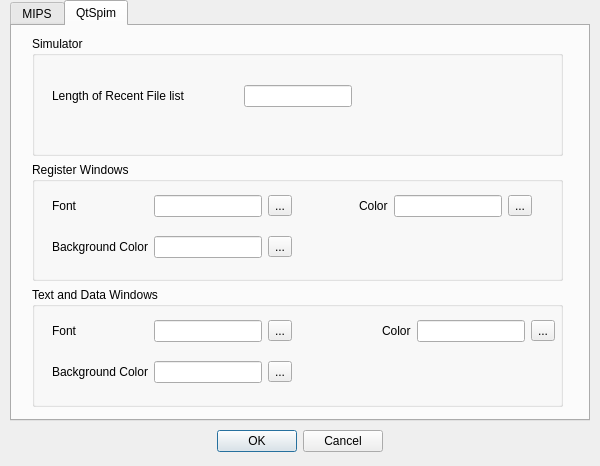
<?xml version="1.0" encoding="UTF-8"?>

<!--
   SPIM S20 MIPS simulator.
   Terminal interface for SPIM simulator.

   Copyright (c) 1990-2010, James R. Larus.
   All rights reserved.

   Redistribution and use in source and binary forms, with or without modification,
   are permitted provided that the following conditions are met:

   Redistributions of source code must retain the above copyright notice,
   this list of conditions and the following disclaimer.

   Redistributions in binary form must reproduce the above copyright notice,
   this list of conditions and the following disclaimer in the documentation and/or
   other materials provided with the distribution.

   Neither the name of the James R. Larus nor the names of its contributors may be
   used to endorse or promote products derived from this software without specific
   prior written permission.

   THIS SOFTWARE IS PROVIDED BY THE COPYRIGHT HOLDERS AND CONTRIBUTORS "AS IS"
   AND ANY EXPRESS OR IMPLIED WARRANTIES, INCLUDING, BUT NOT LIMITED TO, THE
   IMPLIED WARRANTIES OF MERCHANTABILITY AND FITNESS FOR A PARTICULAR PURPOSE
   ARE DISCLAIMED. IN NO EVENT SHALL THE COPYRIGHT HOLDER OR CONTRIBUTORS BE
   LIABLE FOR ANY DIRECT, INDIRECT, INCIDENTAL, SPECIAL, EXEMPLARY, OR
   CONSEQUENTIAL DAMAGES (INCLUDING, BUT NOT LIMITED TO, PROCUREMENT OF SUBSTITUTE
   GOODS OR SERVICES; LOSS OF USE, DATA, OR PROFITS; OR BUSINESS INTERRUPTION)
   HOWEVER CAUSED AND ON ANY THEORY OF LIABILITY, WHETHER IN CONTRACT, STRICT
   LIABILITY, OR TORT (INCLUDING NEGLIGENCE OR OTHERWISE) ARISING IN ANY WAY
   OUT OF THE USE OF THIS SOFTWARE, EVEN IF ADVISED OF THE POSSIBILITY OF SUCH DAMAGE.
-->


<ui version="4.0">
 <class>SettingDialog</class>
 <widget class="QDialog" name="SettingDialog">
  <property name="geometry">
   <rect>
    <x>0</x>
    <y>0</y>
    <width>600</width>
    <height>466</height>
   </rect>
  </property>
  <property name="windowTitle">
   <string>QtSpim Settings</string>
  </property>
  <widget class="QTabWidget" name="tabWidget">
   <property name="geometry">
    <rect>
     <x>10</x>
     <y>0</y>
     <width>580</width>
     <height>421</height>
    </rect>
   </property>
   <property name="currentIndex">
    <number>1</number>
   </property>
   <widget class="QWidget" name="tab">
    <attribute name="title">
     <string>MIPS</string>
    </attribute>
    <widget class="QWidget" name="gridLayoutWidget">
     <property name="geometry">
      <rect>
       <x>20</x>
       <y>10</y>
       <width>531</width>
       <height>371</height>
      </rect>
     </property>
     <layout class="QGridLayout" name="gridLayout">
      <item row="1" column="0">
       <widget class="QGroupBox" name="groupBox_3">
        <property name="title">
         <string>Exception Handler</string>
        </property>
        <widget class="QWidget" name="gridLayoutWidget_3">
         <property name="geometry">
          <rect>
           <x>20</x>
           <y>20</y>
           <width>491</width>
           <height>61</height>
          </rect>
         </property>
         <layout class="QGridLayout" name="gridLayout_3">
          <item row="0" column="0">
           <widget class="QCheckBox" name="loadExceptionHandlerCheckBox">
            <property name="sizePolicy">
             <sizepolicy hsizetype="Fixed" vsizetype="Fixed">
              <horstretch>0</horstretch>
              <verstretch>0</verstretch>
             </sizepolicy>
            </property>
            <property name="text">
             <string>Load Exception Handler</string>
            </property>
           </widget>
          </item>
          <item row="0" column="2">
           <widget class="QLabel" name="label_2">
            <property name="sizePolicy">
             <sizepolicy hsizetype="Fixed" vsizetype="Fixed">
              <horstretch>0</horstretch>
              <verstretch>0</verstretch>
             </sizepolicy>
            </property>
            <property name="text">
             <string>File</string>
            </property>
           </widget>
          </item>
          <item row="0" column="4">
           <widget class="QToolButton" name="exceptionHandlerToolButton">
            <property name="text">
             <string>...</string>
            </property>
           </widget>
          </item>
          <item row="0" column="3">
           <widget class="QLineEdit" name="exceptionHandlerLineEdit">
            <property name="sizePolicy">
             <sizepolicy hsizetype="Fixed" vsizetype="Fixed">
              <horstretch>0</horstretch>
              <verstretch>0</verstretch>
             </sizepolicy>
            </property>
           </widget>
          </item>
          <item row="0" column="1">
           <spacer name="horizontalSpacer_3">
            <property name="orientation">
             <enum>Qt::Horizontal</enum>
            </property>
            <property name="sizeHint" stdset="0">
             <size>
              <width>40</width>
              <height>20</height>
             </size>
            </property>
           </spacer>
          </item>
         </layout>
        </widget>
       </widget>
      </item>
      <item row="0" column="0">
       <widget class="QGroupBox" name="groupBox_2">
        <property name="title">
         <string>MIPS Simulation Settings</string>
        </property>
        <widget class="QWidget" name="gridLayoutWidget_2">
         <property name="geometry">
          <rect>
           <x>20</x>
           <y>30</y>
           <width>491</width>
           <height>88</height>
          </rect>
         </property>
         <layout class="QGridLayout" name="gridLayout_2">
          <item row="0" column="0">
           <widget class="settableCheckBox" name="bareMachineCheckBox">
            <property name="text">
             <string>Bare Machine</string>
            </property>
           </widget>
          </item>
          <item row="1" column="0">
           <widget class="settableCheckBox" name="delayedBranchCheckBox">
            <property name="text">
             <string>Enable Delayed Branches</string>
            </property>
           </widget>
          </item>
          <item row="1" column="1">
           <widget class="settableCheckBox" name="delayedLoadCheckBox">
            <property name="text">
             <string>Enable Delayed Loads</string>
            </property>
           </widget>
          </item>
          <item row="2" column="0">
           <widget class="QCheckBox" name="mappedIOCheckBox">
            <property name="text">
             <string>Enable Mapped IO</string>
            </property>
           </widget>
          </item>
          <item row="0" column="1">
           <widget class="settableCheckBox" name="pseudoInstCheckBox">
            <property name="text">
             <string>Accept Pseudo Instructions</string>
            </property>
           </widget>
          </item>
         </layout>
        </widget>
        <widget class="QPushButton" name="simplePushButton">
         <property name="geometry">
          <rect>
           <x>120</x>
           <y>140</y>
           <width>100</width>
           <height>23</height>
          </rect>
         </property>
         <property name="text">
          <string>Simple Machine</string>
         </property>
        </widget>
        <widget class="QPushButton" name="barePushButton">
         <property name="geometry">
          <rect>
           <x>300</x>
           <y>140</y>
           <width>100</width>
           <height>23</height>
          </rect>
         </property>
         <property name="text">
          <string>Bare Machine</string>
         </property>
        </widget>
       </widget>
      </item>
     </layout>
    </widget>
   </widget>
   <widget class="QWidget" name="tab_2">
    <attribute name="title">
     <string>QtSpim</string>
    </attribute>
    <widget class="QWidget" name="verticalLayoutWidget">
     <property name="geometry">
      <rect>
       <x>20</x>
       <y>10</y>
       <width>531</width>
       <height>371</height>
      </rect>
     </property>
     <layout class="QVBoxLayout" name="verticalLayout">
      <item>
       <widget class="QGroupBox" name="groupBox">
        <property name="title">
         <string>Simulator</string>
        </property>
        <widget class="QWidget" name="horizontalLayoutWidget_2">
         <property name="geometry">
          <rect>
           <x>20</x>
           <y>20</y>
           <width>300</width>
           <height>80</height>
          </rect>
         </property>
         <layout class="QHBoxLayout" name="horizontalLayout_2">
          <item>
           <widget class="QLabel" name="label_3">
            <property name="text">
             <string>Length of Recent File list</string>
            </property>
           </widget>
          </item>
          <item>
           <widget class="QLineEdit" name="recentFilesLineEdit">
            <property name="sizePolicy">
             <sizepolicy hsizetype="Fixed" vsizetype="Fixed">
              <horstretch>0</horstretch>
              <verstretch>0</verstretch>
             </sizepolicy>
            </property>
           </widget>
          </item>
         </layout>
        </widget>
       </widget>
      </item>
      <item>
       <widget class="QGroupBox" name="groupBox_4">
        <property name="title">
         <string>Register Windows</string>
        </property>
        <widget class="QWidget" name="gridLayoutWidget_4">
         <property name="geometry">
          <rect>
           <x>20</x>
           <y>20</y>
           <width>480</width>
           <height>91</height>
          </rect>
         </property>
         <layout class="QGridLayout" name="gridLayout_4">
          <item row="0" column="2">
           <widget class="QToolButton" name="regWinFontToolButton">
            <property name="text">
             <string>...</string>
            </property>
           </widget>
          </item>
          <item row="1" column="2">
           <widget class="QToolButton" name="regWinBackgroundToolButton">
            <property name="text">
             <string>...</string>
            </property>
           </widget>
          </item>
          <item row="0" column="1">
           <widget class="QLineEdit" name="regWinFontLineEdit">
            <property name="sizePolicy">
             <sizepolicy hsizetype="Fixed" vsizetype="Fixed">
              <horstretch>0</horstretch>
              <verstretch>0</verstretch>
             </sizepolicy>
            </property>
           </widget>
          </item>
          <item row="1" column="1">
           <widget class="QLineEdit" name="regWinBackgroundLineEdit">
            <property name="sizePolicy">
             <sizepolicy hsizetype="Fixed" vsizetype="Fixed">
              <horstretch>0</horstretch>
              <verstretch>0</verstretch>
             </sizepolicy>
            </property>
           </widget>
          </item>
          <item row="0" column="0">
           <widget class="QLabel" name="label">
            <property name="text">
             <string>Font</string>
            </property>
           </widget>
          </item>
          <item row="1" column="0">
           <widget class="QLabel" name="label_4">
            <property name="text">
             <string>Background Color</string>
            </property>
           </widget>
          </item>
          <item row="0" column="5">
           <widget class="QLineEdit" name="regWinFontColorLineEdit"/>
          </item>
          <item row="0" column="4">
           <widget class="QLabel" name="label_7">
            <property name="text">
             <string>Color</string>
            </property>
           </widget>
          </item>
          <item row="0" column="6">
           <widget class="QToolButton" name="regWinFontColorToolButton">
            <property name="text">
             <string>...</string>
            </property>
           </widget>
          </item>
          <item row="0" column="3">
           <spacer name="horizontalSpacer">
            <property name="orientation">
             <enum>Qt::Horizontal</enum>
            </property>
            <property name="sizeHint" stdset="0">
             <size>
              <width>40</width>
              <height>20</height>
             </size>
            </property>
           </spacer>
          </item>
         </layout>
        </widget>
       </widget>
      </item>
      <item>
       <widget class="QGroupBox" name="groupBox_5">
        <property name="title">
         <string>Text and Data Windows</string>
        </property>
        <widget class="QWidget" name="gridLayoutWidget_5">
         <property name="geometry">
          <rect>
           <x>20</x>
           <y>20</y>
           <width>503</width>
           <height>91</height>
          </rect>
         </property>
         <layout class="QGridLayout" name="gridLayout_5">
          <item row="0" column="2">
           <widget class="QToolButton" name="textWinFontToolButton">
            <property name="text">
             <string>...</string>
            </property>
           </widget>
          </item>
          <item row="1" column="2">
           <widget class="QToolButton" name="textWinBackgroundToolButton">
            <property name="text">
             <string>...</string>
            </property>
           </widget>
          </item>
          <item row="0" column="1">
           <widget class="QLineEdit" name="textWinFontLineEdit">
            <property name="sizePolicy">
             <sizepolicy hsizetype="Fixed" vsizetype="Fixed">
              <horstretch>0</horstretch>
              <verstretch>0</verstretch>
             </sizepolicy>
            </property>
           </widget>
          </item>
          <item row="1" column="1">
           <widget class="QLineEdit" name="textWinBackgroundLineEdit">
            <property name="sizePolicy">
             <sizepolicy hsizetype="Fixed" vsizetype="Fixed">
              <horstretch>0</horstretch>
              <verstretch>0</verstretch>
             </sizepolicy>
            </property>
           </widget>
          </item>
          <item row="0" column="0">
           <widget class="QLabel" name="label_5">
            <property name="text">
             <string>Font</string>
            </property>
           </widget>
          </item>
          <item row="1" column="0">
           <widget class="QLabel" name="label_6">
            <property name="text">
             <string>Background Color</string>
            </property>
           </widget>
          </item>
          <item row="0" column="4">
           <widget class="QLabel" name="label_8">
            <property name="text">
             <string>Color</string>
            </property>
           </widget>
          </item>
          <item row="0" column="5">
           <widget class="QLineEdit" name="textWinFontColorLineEdit"/>
          </item>
          <item row="0" column="6">
           <widget class="QToolButton" name="textWinFontColorToolButton">
            <property name="text">
             <string>...</string>
            </property>
           </widget>
          </item>
          <item row="0" column="3">
           <spacer name="horizontalSpacer_2">
            <property name="orientation">
             <enum>Qt::Horizontal</enum>
            </property>
            <property name="sizeHint" stdset="0">
             <size>
              <width>40</width>
              <height>20</height>
             </size>
            </property>
           </spacer>
          </item>
         </layout>
        </widget>
       </widget>
      </item>
     </layout>
    </widget>
   </widget>
  </widget>
  <widget class="QDialogButtonBox" name="buttonBox">
   <property name="geometry">
    <rect>
     <x>210</x>
     <y>430</y>
     <width>180</width>
     <height>23</height>
    </rect>
   </property>
   <property name="standardButtons">
    <set>QDialogButtonBox::Cancel|QDialogButtonBox::Ok</set>
   </property>
   <property name="centerButtons">
    <bool>true</bool>
   </property>
  </widget>
 </widget>
 <customwidgets>
  <customwidget>
   <class>settableCheckBox</class>
   <extends>QCheckBox</extends>
   <header location="global">settablecheckbox.h</header>
  </customwidget>
 </customwidgets>
 <tabstops>
  <tabstop>tabWidget</tabstop>
  <tabstop>bareMachineCheckBox</tabstop>
  <tabstop>pseudoInstCheckBox</tabstop>
  <tabstop>delayedBranchCheckBox</tabstop>
  <tabstop>delayedLoadCheckBox</tabstop>
  <tabstop>mappedIOCheckBox</tabstop>
  <tabstop>simplePushButton</tabstop>
  <tabstop>barePushButton</tabstop>
  <tabstop>loadExceptionHandlerCheckBox</tabstop>
  <tabstop>exceptionHandlerLineEdit</tabstop>
  <tabstop>exceptionHandlerToolButton</tabstop>
  <tabstop>buttonBox</tabstop>
  <tabstop>recentFilesLineEdit</tabstop>
  <tabstop>regWinFontLineEdit</tabstop>
  <tabstop>regWinFontToolButton</tabstop>
  <tabstop>regWinFontColorLineEdit</tabstop>
  <tabstop>regWinFontColorToolButton</tabstop>
  <tabstop>regWinBackgroundLineEdit</tabstop>
  <tabstop>regWinBackgroundToolButton</tabstop>
  <tabstop>textWinFontLineEdit</tabstop>
  <tabstop>textWinFontToolButton</tabstop>
  <tabstop>textWinFontColorLineEdit</tabstop>
  <tabstop>textWinFontColorToolButton</tabstop>
  <tabstop>textWinBackgroundLineEdit</tabstop>
  <tabstop>textWinBackgroundToolButton</tabstop>
 </tabstops>
 <resources/>
 <connections>
  <connection>
   <sender>buttonBox</sender>
   <signal>accepted()</signal>
   <receiver>SettingDialog</receiver>
   <slot>accept()</slot>
   <hints>
    <hint type="sourcelabel">
     <x>317</x>
     <y>441</y>
    </hint>
    <hint type="destinationlabel">
     <x>299</x>
     <y>235</y>
    </hint>
   </hints>
  </connection>
  <connection>
   <sender>buttonBox</sender>
   <signal>rejected()</signal>
   <receiver>SettingDialog</receiver>
   <slot>reject()</slot>
   <hints>
    <hint type="sourcelabel">
     <x>317</x>
     <y>441</y>
    </hint>
    <hint type="destinationlabel">
     <x>299</x>
     <y>235</y>
    </hint>
   </hints>
  </connection>
 </connections>
</ui>
